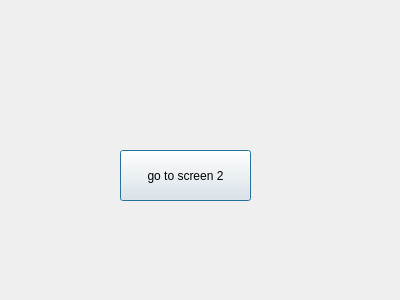
<?xml version="1.0" encoding="UTF-8"?>
<ui version="4.0">
 <class>afaantuh</class>
 <widget class="QDialog" name="afaantuh">
  <property name="geometry">
   <rect>
    <x>0</x>
    <y>0</y>
    <width>400</width>
    <height>300</height>
   </rect>
  </property>
  <property name="windowTitle">
   <string>Dialog</string>
  </property>
  <widget class="QPushButton" name="button">
   <property name="geometry">
    <rect>
     <x>120</x>
     <y>150</y>
     <width>131</width>
     <height>51</height>
    </rect>
   </property>
   <property name="text">
    <string>go to screen 2</string>
   </property>
  </widget>
 </widget>
 <resources/>
 <connections/>
</ui>
